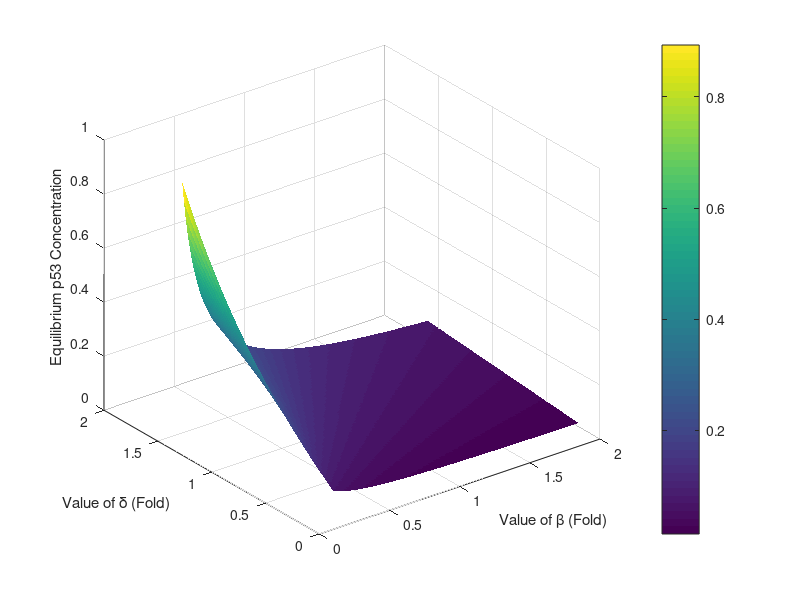

Source code (MATLAB): (Note: this script raises an error after producing the figure.)
%% Description
% This MATLAB program aims to visualize Hopf bifurcation region in
% beta-delta parameter space where p53 oscillations can be self-sustained.

function main
%% Load Data
load("Data/EP_Jacobian_beta_delta_rawData.mat")

param_beta_fc=param_beta./4;
param_delta_fc=param_delta./0.75;

%% Visualizations
% (1) X_EP as a function of model parameters
figure;
s1=surf(param_beta_fc,param_delta_fc,mtx_X0);
set(s1,'linestyle','none')
xlabel('Value of \beta (Fold)'); ylabel('Value of \delta (Fold)'); 
zlabel('Equilibrium p53 Concentration');
colorbar;

% (2) p as a function of model parameters
figure;
h2=heatmap(param_beta_fc,param_delta_fc,mtx_p,'GridVisible','off');
caxis([-1 1]); cmap = [pink(1); white(1)];
colormap(cmap);
title('');
xlabel('Value of \beta (Fold)'); ylabel('Value of \delta (Fold)');
XLabels=1:length(param_beta);
CustomXLabels = string(param_beta_fc);
CustomXLabels(mod(XLabels,20) ~= 1) = " ";
h2.XDisplayLabels = CustomXLabels;
YLabels=1:length(param_delta);
CustomYLabels = string(param_delta_fc);
CustomYLabels(mod(YLabels,15) ~= 1) = " ";
h2.YDisplayLabels = CustomYLabels;
h2.YDisplayData = flipud(h2.YDisplayData); 

% (3) lambda_real as a function of model parameters
% figure;
% s3=surf(param_beta_fc,param_delta_fc,mtx_lambda_real);
% set(s3,'linestyle','none')
% xlabel('Value of \beta (Fold)'); ylabel('Value of \delta (Fold)'); zlabel('\lambda_{real}');
% colorbar;

% (4) p^2-4q as a function of model parameters
% figure;
% s4=surf(param_beta_fc,param_delta_fc,mtx_res);
% set(s4,'linestyle','none')
% xlabel('Value of \beta (Fold)'); ylabel('Value of \delta (Fold)'); zlabel('p^2-4q');
% colorbar;

return